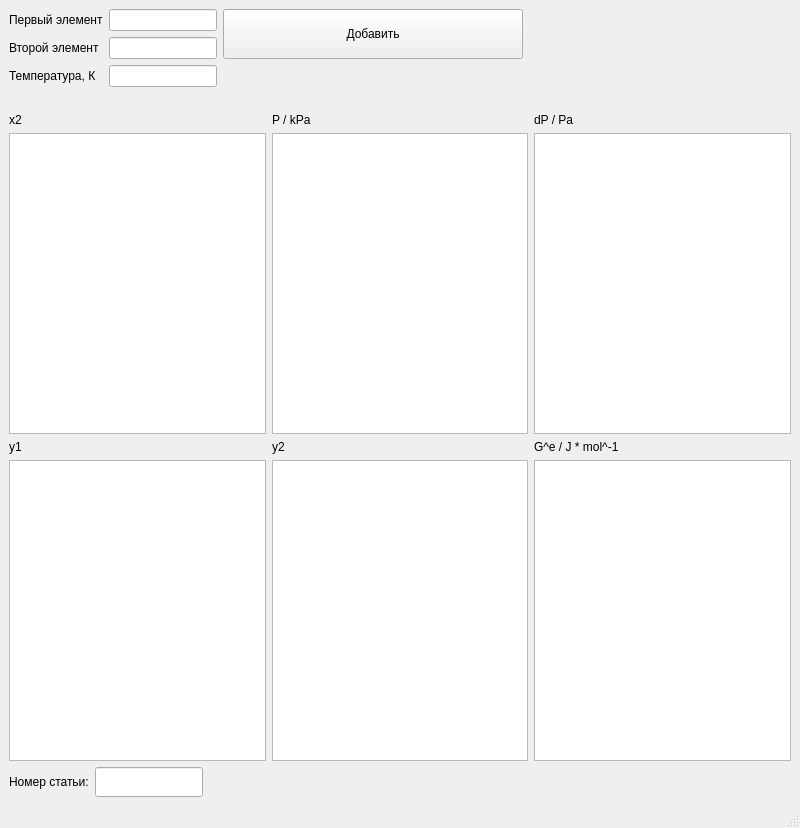
<?xml version="1.0" encoding="UTF-8"?>
<ui version="4.0">
 <class>MainWindow</class>
 <widget class="QMainWindow" name="MainWindow">
  <property name="geometry">
   <rect>
    <x>0</x>
    <y>0</y>
    <width>800</width>
    <height>828</height>
   </rect>
  </property>
  <property name="windowTitle">
   <string>MainWindow</string>
  </property>
  <widget class="QWidget" name="centralwidget">
   <layout class="QFormLayout" name="formLayout">
    <item row="0" column="0">
     <layout class="QGridLayout" name="gridLayout">
      <item row="0" column="0">
       <widget class="QLabel" name="label">
        <property name="text">
         <string>Первый элемент</string>
        </property>
       </widget>
      </item>
      <item row="0" column="1">
       <widget class="QLineEdit" name="lineEdit"/>
      </item>
      <item row="1" column="0">
       <widget class="QLabel" name="label_2">
        <property name="text">
         <string>Второй элемент</string>
        </property>
       </widget>
      </item>
      <item row="1" column="1">
       <widget class="QLineEdit" name="lineEdit_2"/>
      </item>
      <item row="2" column="0">
       <widget class="QLabel" name="label_3">
        <property name="text">
         <string>Температура, К</string>
        </property>
       </widget>
      </item>
      <item row="2" column="1">
       <widget class="QLineEdit" name="lineEdit_3"/>
      </item>
     </layout>
    </item>
    <item row="0" column="1">
     <widget class="QPushButton" name="add_button">
      <property name="minimumSize">
       <size>
        <width>0</width>
        <height>50</height>
       </size>
      </property>
      <property name="maximumSize">
       <size>
        <width>300</width>
        <height>50</height>
       </size>
      </property>
      <property name="text">
       <string>Добавить</string>
      </property>
     </widget>
    </item>
    <item row="1" column="1">
     <widget class="QLabel" name="error_label">
      <property name="text">
       <string/>
      </property>
     </widget>
    </item>
    <item row="2" column="0" colspan="2">
     <layout class="QGridLayout" name="gridLayout_2">
      <item row="3" column="1">
       <widget class="QTextEdit" name="textEdit_4"/>
      </item>
      <item row="2" column="1">
       <widget class="QLabel" name="label_7">
        <property name="text">
         <string>y2</string>
        </property>
       </widget>
      </item>
      <item row="2" column="0">
       <widget class="QLabel" name="label_6">
        <property name="text">
         <string>y1</string>
        </property>
       </widget>
      </item>
      <item row="2" column="2">
       <widget class="QLabel" name="label_9">
        <property name="text">
         <string>G^e / J * mol^-1</string>
        </property>
       </widget>
      </item>
      <item row="3" column="0">
       <widget class="QTextEdit" name="textEdit_3"/>
      </item>
      <item row="3" column="2">
       <widget class="QTextEdit" name="textEdit_6"/>
      </item>
      <item row="0" column="0">
       <widget class="QLabel" name="label_4">
        <property name="text">
         <string>x2</string>
        </property>
       </widget>
      </item>
      <item row="0" column="2">
       <widget class="QLabel" name="label_8">
        <property name="text">
         <string>dP / Pa</string>
        </property>
       </widget>
      </item>
      <item row="0" column="1">
       <widget class="QLabel" name="label_5">
        <property name="text">
         <string>P / kPa</string>
        </property>
       </widget>
      </item>
      <item row="1" column="1">
       <widget class="QTextEdit" name="textEdit_2"/>
      </item>
      <item row="1" column="2">
       <widget class="QTextEdit" name="textEdit_5"/>
      </item>
      <item row="1" column="0">
       <widget class="QTextEdit" name="textEdit"/>
      </item>
     </layout>
    </item>
    <item row="3" column="0">
     <layout class="QHBoxLayout" name="horizontalLayout">
      <item>
       <widget class="QLabel" name="label_10">
        <property name="text">
         <string>Номер статьи:</string>
        </property>
       </widget>
      </item>
      <item>
       <widget class="QLineEdit" name="lineEdit_4">
        <property name="minimumSize">
         <size>
          <width>0</width>
          <height>30</height>
         </size>
        </property>
       </widget>
      </item>
     </layout>
    </item>
   </layout>
  </widget>
  <widget class="QMenuBar" name="menubar">
   <property name="geometry">
    <rect>
     <x>0</x>
     <y>0</y>
     <width>800</width>
     <height>26</height>
    </rect>
   </property>
  </widget>
  <widget class="QStatusBar" name="statusbar"/>
 </widget>
 <resources/>
 <connections/>
</ui>
